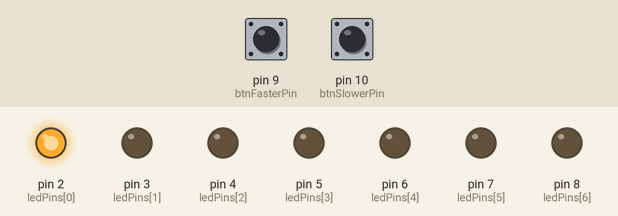
The program below on a simulated Arduino Uno, built with avr-gcc and run on an emulated ATmega328P. Parts: output pins drawn as LEDs (lit = HIGH). Inputs (shaded band) come from the test bench; at power-on: pin 9 (btnFasterPin) HIGH, pin 10 (btnSlowerPin) HIGH.

Above: at 0.03 s.
At 0.24 s:
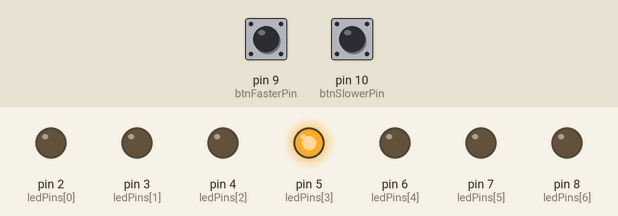
At 0.73 s:
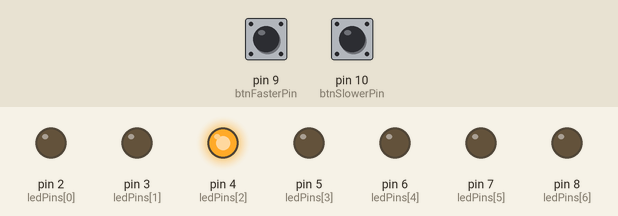
At 1.43 s:
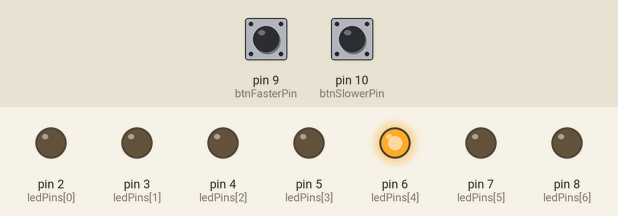
At 2.13 s:
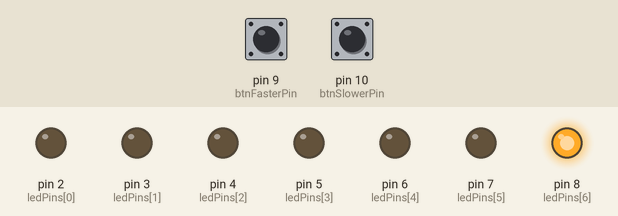
At 2.9 s:
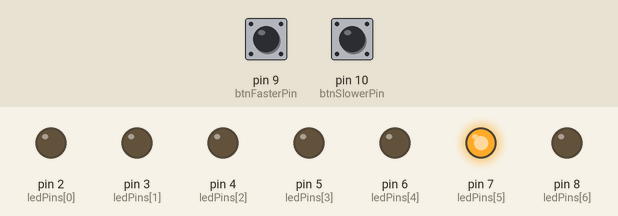
Timing chart, 0 to 3.2 s (numbered marks = the images above):
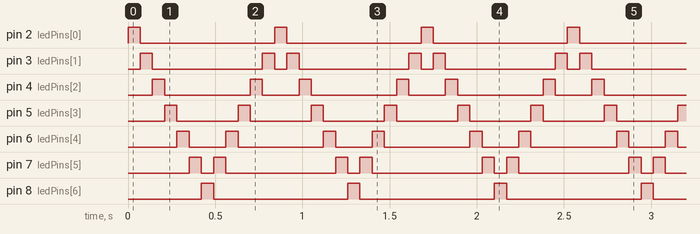

The program:

main.cpp
```cpp
#include <Arduino.h>

// 사용 중인 디지털 핀 (2번~8번, 총 7개)
const int ledPins[] = {2, 3, 4, 5, 6, 7, 8};
const int numLeds = sizeof(ledPins) / sizeof(ledPins[0]); // 핀 개수 자동 계산 (7개)

// 버튼 핀, 내부 풀업 사용
const int btnFasterPin = 9;  // 속도 증가 버튼
const int btnSlowerPin = 10; // 속도 감소 버튼

// 속도 관련 설정
int currentDelay = 70;       // 기본 대기 시간
const int MIN_DELAY = 10;    // 최고 속도 한계
const int MAX_DELAY = 250;   // 최저 속도 한계
const int SPEED_STEP = 5;    // 버튼 1회 누름당 증감 폭

bool lastFasterState = HIGH;
bool lastSlowerState = HIGH;

void checkButtons();
void customDelay(int ms);

void setup()
{
  for (int i = 0; i < numLeds; i++)
  {
    pinMode(ledPins[i], OUTPUT);
  }

  // 버튼 핀 설정 (내부 풀업 저항 사용: 안 누르면 HIGH, 누르면 LOW)
  pinMode(btnFasterPin, INPUT_PULLUP);
  pinMode(btnSlowerPin, INPUT_PULLUP);
}

void loop()
{
  // 오른쪽 -> 왼쪽 이동
  for (int i = 0; i < numLeds; i++)
  {
    digitalWrite(ledPins[i], HIGH);
    customDelay(currentDelay);
    digitalWrite(ledPins[i], LOW);
  }

  // 왼쪽 -> 오른쪽 이동
  for (int i = numLeds - 2; i > 0; i--)
  {
    digitalWrite(ledPins[i], HIGH);
    customDelay(currentDelay);
    digitalWrite(ledPins[i], LOW);
  }
}

// 버튼 눌림 감지 함수 (디바운스 및 범위를 벗어난 입력 무시 로직)
void checkButtons()
{
  bool currentFasterState = digitalRead(btnFasterPin);
  bool currentSlowerState = digitalRead(btnSlowerPin);

  // 9번 버튼: delay 감소
  if (lastFasterState == HIGH && currentFasterState == LOW)
  {
    if (currentDelay - SPEED_STEP >= MIN_DELAY)
    {
      currentDelay -= SPEED_STEP;
    }
    delay(50);
  }
  lastFasterState = currentFasterState;

  // 10번 버튼: delay 증가
  if (lastSlowerState == HIGH && currentSlowerState == LOW)
  {
    if (currentDelay + SPEED_STEP <= MAX_DELAY)
    {
      currentDelay += SPEED_STEP;
    }
    delay(50);
  }
  lastSlowerState = currentSlowerState;
}

// 대기 시간 동안에도 버튼 입력을 계속 감지하는 함수
void customDelay(int ms)
{
  unsigned long start = millis();

  while (millis() - start < (unsigned long)ms)
  {
    checkButtons();
  }
}
```

Measured:
- by itself, pin 2 (ledPins[0]), pin 8 (ledPins[6]): alternates HIGH for 0.07 s and LOW for 0.77 s
- by itself, pin 3 (ledPins[1]): repeats every 0.84 s: LOW 0.63 s, HIGH 0.07 s, LOW 0.07 s, HIGH 0.07 s
- by itself, pin 4 (ledPins[2]): repeats every 0.84 s: LOW 0.49 s, HIGH 0.07 s, LOW 0.21 s, HIGH 0.07 s
- by itself, pin 5 (ledPins[3]): alternates HIGH for 0.07 s and LOW for 0.35 s
- by itself, pin 6 (ledPins[4]): repeats every 0.84 s: LOW 0.21 s, HIGH 0.07 s, LOW 0.49 s, HIGH 0.07 s
- by itself, pin 7 (ledPins[5]): repeats every 0.84 s: LOW 0.07 s, HIGH 0.07 s, LOW 0.63 s, HIGH 0.07 s
